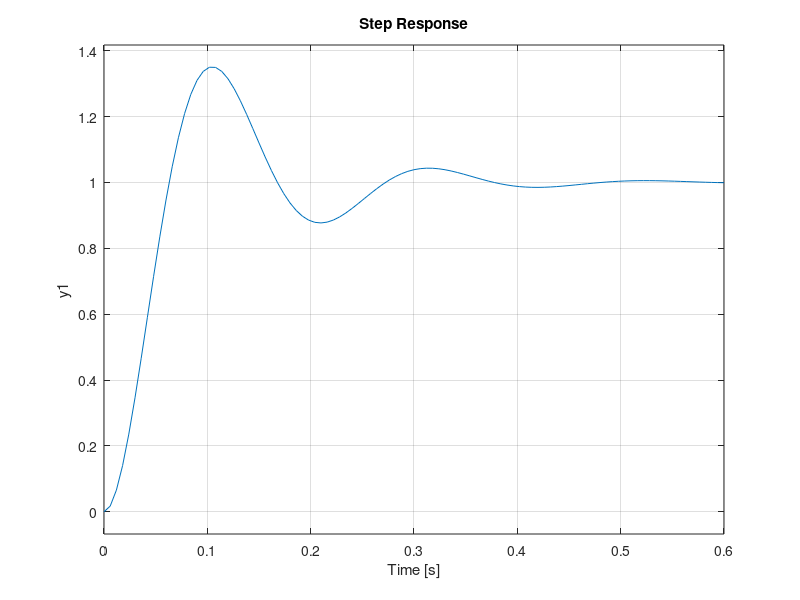
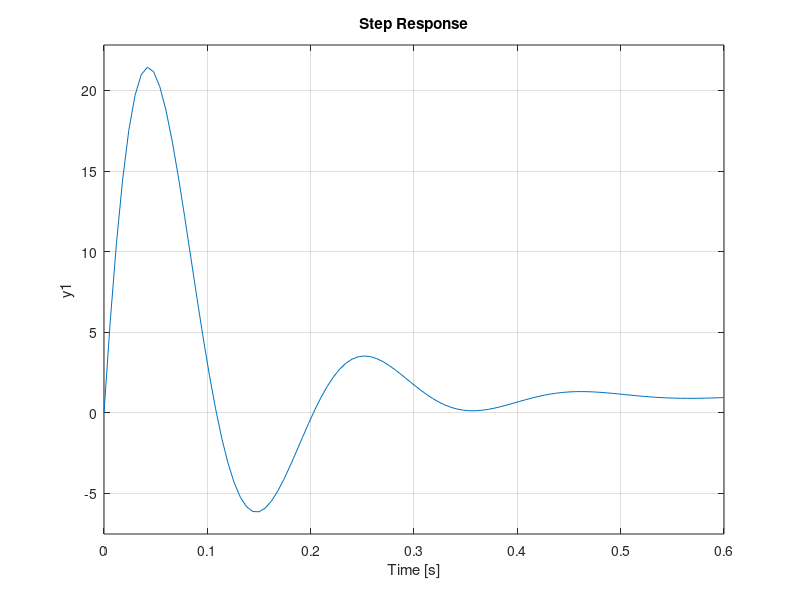
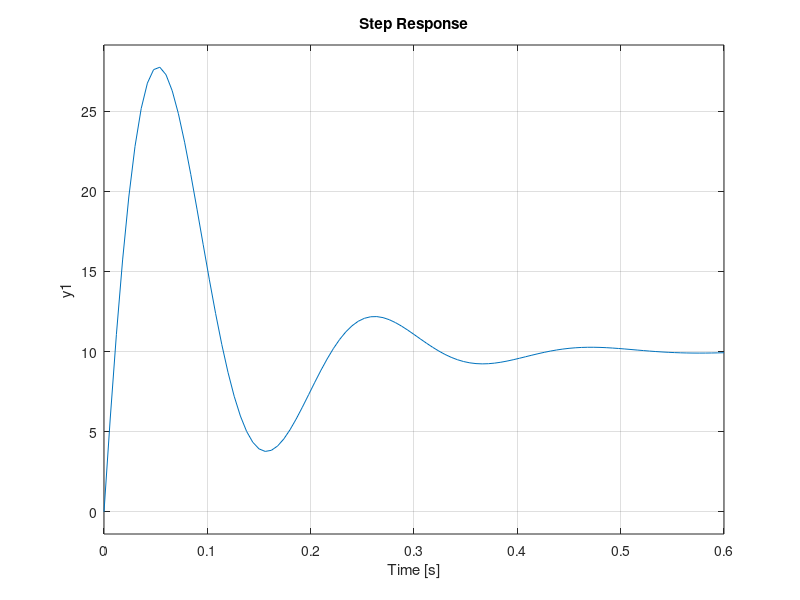
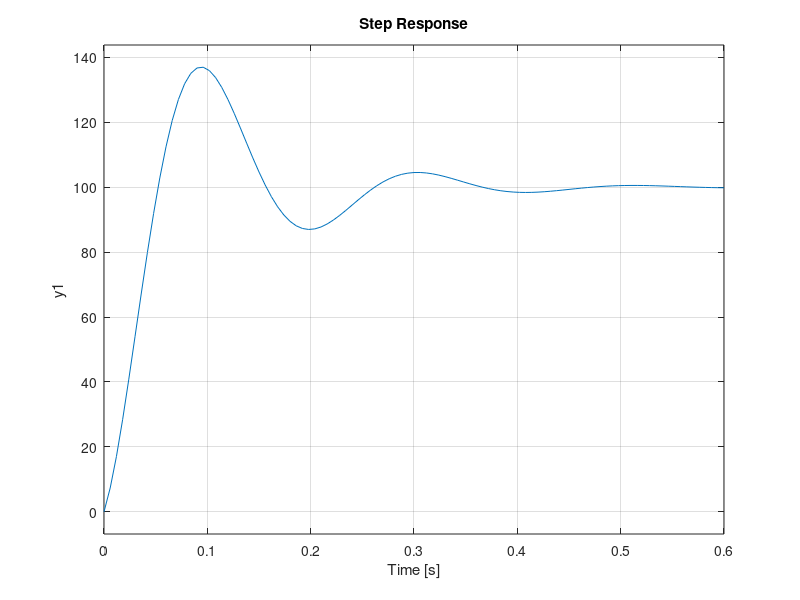

The MATLAB source for these figures, in order:
z=[];
p=[-10+30i -10-30i];
k=1000;
G=zpk(z,p,k)
figure(3);
step(G)
%% Addition of zero at -1
z=[-1];
p=[-10+30i -10-30i];
k=1000;
G=zpk(z,p,k)
figure(4);
step(G)
%% Addition of zero at -10
z=[-10];
p=[-10+30i -10-30i];
k=1000;
G=zpk(z,p,k)
figure(5);
step(G)
%% Addition of zero at -100
z=[-100];
p=[-10+30i -10-30i];
k=1000;
G=zpk(z,p,k)
figure(6);
step(G)
